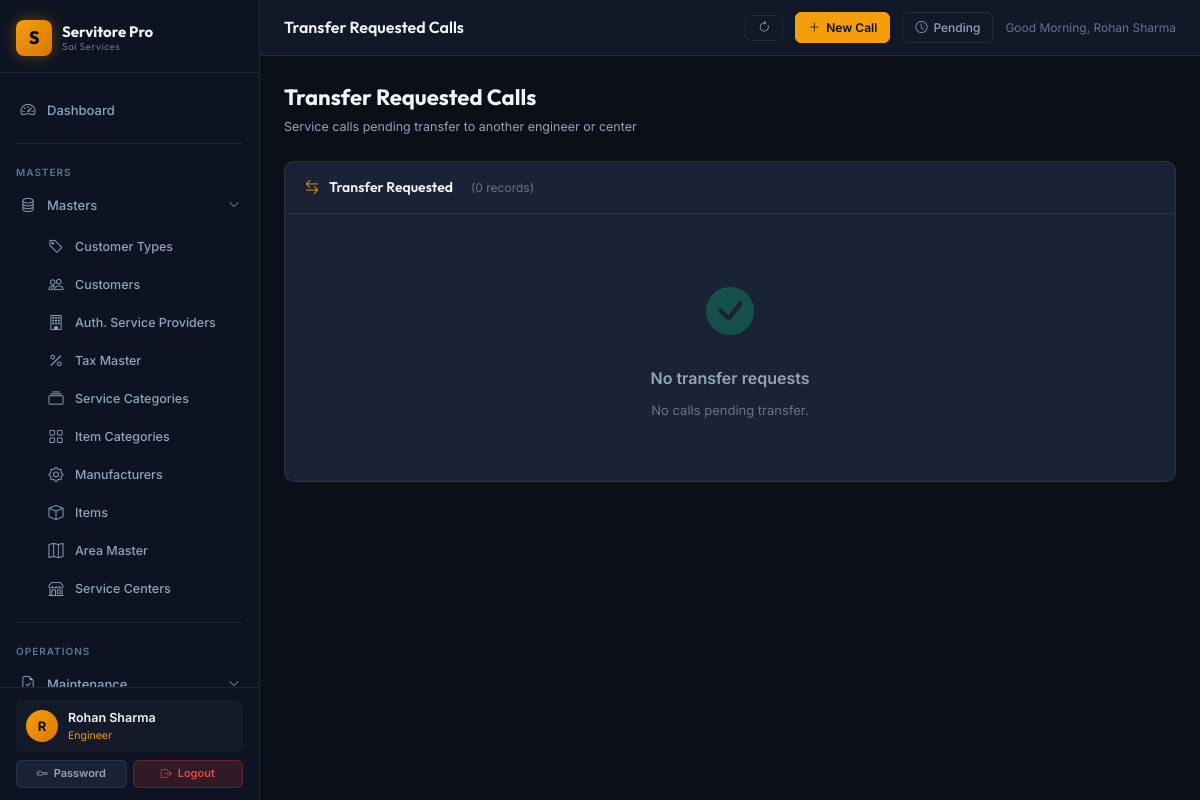
The page /service/transfer-requested (signed in) on the database its author committed.
### app/models/user.py (models this page shows, shortened)
class User(db.Model, UserMixin):
    __tablename__ = 'users'
    id = db.Column(db.Integer, primary_key=True)
    username = db.Column(db.String(64), unique=True, nullable=False, index=True)
    email = db.Column(db.String(120), unique=True, nullable=False)
    full_name = db.Column(db.String(120), nullable=False, default='')
    password_hash = db.Column(db.String(256), nullable=False)
    role = db.Column(db.String(20), nullable=False, default='Viewer')
    is_active = db.Column(db.Boolean, nullable=False, default=True)
    phone = db.Column(db.String(20), nullable=True)
    area_id = db.Column(db.Integer, db.ForeignKey('area_masters.id'), nullable=True)
    created_at = db.Column(db.DateTime, default=datetime.utcnow)
    last_login_at = db.Column(db.DateTime, nullable=True)
    area = db.relationship('AreaMaster', foreign_keys=[area_id], lazy='select')

### app/blueprints/service/routes.py (the view)
@service_bp.route('/transfer-requested')
@login_required
def transfer_requested():
    calls = ServiceCall.query.filter_by(status=STATUS_TRANSFER).order_by(ServiceCall.call_date).all()
    return render_template('service/transfer.html', calls=calls)

### app/templates/service/transfer.html (shortened to what this page needs)
{% extends 'layouts/base.html' %}
{% block topbar_title %}Transfer Requested Calls{% endblock %}
{% block content %}
<div class="page-header">
  <div>
    <div class="page-title">Transfer Requested Calls</div>
    <div class="page-subtitle">Service calls pending transfer to another engineer or center</div>
  </div>
</div>
<div class="card">
  <div class="card-header">
    <i class="bi bi-arrow-left-right text-accent"></i>
    <span class="card-header-title">Transfer Requested</span>
    <span style="margin-left:8px;font-size:12px;color:var(--text-muted);">({{ calls|length }} records)</span>
  </div>
  <div class="table-responsive">
    {% if calls %}
    <table class="data-table">
      <thead>
        <tr><th>Call No</th><th>Customer</th><th>Problem</th><th>Current Engineer</th><th>Date</th><th>Action</th></tr>
      </thead>
      <tbody>
        {% for call in calls %}
        <tr>
          <td><span class="fw-600 text-accent">{{ call.call_no }}</span></td>
          <td>{{ call.customer.name if call.customer else '—' }}</td>
          <td style="max-width:200px;overflow:hidden;text-overflow:ellipsis;white-space:nowrap;">{{ call.problem_description }}</td>
          <td>{{ call.engineer.full_name if call.engineer else '—' }}</td>
          <td style="color:var(--text-muted);font-size:12px;">{{ call.call_date.strftime('%d %b %Y') if call.call_date else '—' }}</td>
          <td><a href="{{ url_for('service.update_call', id=call.id) }}" class="btn btn-sm btn-secondary"><i class="bi bi-pencil-square"></i> Update</a></td>
        </tr>
        {% endfor %}
      </tbody>
    </table>
    {% else %}
    <div class="empty-state"><i class="bi bi-check-circle-fill" style="color:var(--status-closed);"></i><h3>No transfer requests</h3><p>No calls pending transfer.</p></div>
    {% endif %}
  </div>
</div>
{% endblock %}

### app/templates/layouts/base.html (shortened to what this page needs)
<!DOCTYPE html>
<html lang="en">
<head>
  <link rel="stylesheet" href="https://cdn.jsdelivr.net/npm/bootstrap-icons@1.11.3/font/bootstrap-icons.min.css">
  <link rel="stylesheet" href="{{ url_for('static', filename='css/main.css') }}">
</head>
<body>
<div class="app-shell">
  <aside class="sidebar" id="sidebar">
    <div class="sidebar-brand">
      <div class="brand-icon">S</div>
      <div class="brand-text">
        Servitore Pro
        <small>Sai Services</small>
      </div>
    </div>
    <nav style="flex:1; padding: 8px 0; overflow-y: auto;">
      <div class="nav-section">
        <a href="{{ url_for('dashboard.index') }}" class="nav-link {% if request.blueprint == 'dashboard' %}active{% endif %}">
          <i class="bi bi-speedometer2"></i> Dashboard
        </a>
      </div>
      <div class="divider" style="margin: 4px 16px;"></div>
      <div class="nav-section">
        <div class="nav-section-label">Masters</div>
        <div class="nav-item">
          <a class="nav-link" data-bs-toggle="collapse" href="#mastersMenu" role="button"
             aria-expanded="{% if request.blueprint == 'masters' %}true{% else %}false{% endif %}">
            <i class="bi bi-database"></i>
            <span>Masters</span>
            <i class="bi bi-chevron-down nav-arrow"></i>
          </a>
          <div class="collapse {% if request.blueprint == 'masters' %}show{% endif %}" id="mastersMenu">
            <ul class="nav-submenu">
              <li><a href="{{ url_for('masters.customer_types') }}" class="nav-link {% if request.path.startswith('/masters/customer-type') %}active{% endif %}"><i class="bi bi-tag"></i> Customer Types</a></li>
              <li><a href="{{ url_for('masters.customers') }}" class="nav-link {% if request.path.startswith('/masters/customer') and 'type' not in request.path %}active{% endif %}"><i class="bi bi-people"></i> Customers</a></li>
              <li><a href="{{ url_for('masters.asps') }}" class="nav-link {% if request.path.startswith('/masters/asp') %}active{% endif %}"><i class="bi bi-building"></i> Auth. Service Providers</a></li>
              <li><a href="{{ url_for('masters.taxes') }}" class="nav-link {% if request.path.startswith('/masters/tax') %}active{% endif %}"><i class="bi bi-percent"></i> Tax Master</a></li>
              <li><a href="{{ url_for('masters.service_categories') }}" class="nav-link {% if request.path.startswith('/masters/service-cat') %}active{% endif %}"><i class="bi bi-collection"></i> Service Categories</a></li>
              <li><a href="{{ url_for('masters.item_categories') }}" class="nav-link {% if request.path.startswith('/masters/item-cat') %}active{% endif %}"><i class="bi bi-grid"></i> Item Categories</a></li>
              <li><a href="{{ url_for('masters.manufacturers') }}" class="nav-link {% if request.path.startswith('/masters/manufacturer') %}active{% endif %}"><i class="bi bi-gear"></i> Manufacturers</a></li>
              <li><a href="{{ url_for('masters.items') }}" class="nav-link {% if request.path.startswith('/masters/item') and 'cat' not in request.path %}active{% endif %}"><i class="bi bi-box"></i> Items</a></li>
              <li><a href="{{ url_for('masters.areas') }}" class="nav-link {% if request.path.startswith('/masters/area') %}active{% endif %}"><i class="bi bi-map"></i> Area Master</a></li>
              <li><a href="{{ url_for('masters.service_centers') }}" class="nav-link {% if request.path.startswith('/masters/service-center') %}active{% endif %}"><i class="bi bi-shop"></i> Service Centers</a></li>
            </ul>
          </div>
        </div>
      </div>
      <div class="divider" style="margin: 4px 16px;"></div>
      <div class="nav-section">
        <div class="nav-section-label">Operations</div>
        <div class="nav-item">
          <a class="nav-link" data-bs-toggle="collapse" href="#maintenanceMenu" role="button"
             aria-expanded="{% if request.blueprint == 'maintenance' %}true{% else %}false{% endif %}">
            <i class="bi bi-file-earmark-check"></i>
            <span>Maintenance</span>
            <i class="bi bi-chevron-down nav-arrow"></i>
          </a>
        </div>
      </div>
    </nav>
    <div class="sidebar-footer">
      {% if current_user.is_authenticated %}
      <div class="sidebar-user">
        <div class="user-avatar">{{ (current_user.full_name or current_user.username)[0]|upper }}</div>
        <div class="user-info">
          <div class="user-name">{{ current_user.full_name or current_user.username }}</div>
          <div class="user-role">{{ current_user.role }}</div>
        </div>
      </div>
      <div style="display:flex; gap:6px; margin-top:8px;">
        <a href="{{ url_for('auth.change_password') }}" class="btn btn-secondary btn-sm" style="flex:1; justify-content:center; font-size:11px;"><i class="bi bi-key"></i> Password</a>
        <a href="{{ url_for('auth.logout') }}" class="btn btn-danger btn-sm" style="flex:1; justify-content:center; font-size:11px;"><i class="bi bi-box-arrow-right"></i> Logout</a>
      </div>
      {% endif %}
    </div>
  </aside>
  <div class="main-wrapper">
    <header class="topbar">
      <div>
        <div class="topbar-title font-outfit">{% block topbar_title %}Servitore Pro{% endblock %}</div>
      </div>
      <div class="topbar-actions">
        <button onclick="window.location.reload();" class="topbar-btn" title="Refresh Page">
          <i class="bi bi-arrow-clockwise"></i>
        </button>
        <a href="{{ url_for('service.register') }}" class="topbar-btn primary" title="Service Call Register (F3)">
          <i class="bi bi-plus-lg"></i> New Call
        </a>
        <a href="{{ url_for('service.pending_calls') }}" class="topbar-btn" title="Pending Calls (Ctrl+P)">
          <i class="bi bi-clock"></i>
          <span class="d-none d-sm-inline">Pending</span>
        </a>
        {% if current_user.is_authenticated %}
        <span style="font-size:12px; color:var(--text-muted);" id="header-greeting" data-name="{{ current_user.full_name or current_user.username }}"></span>
        {% endif %}
      </div>
    </header>
    <main class="content-area">
      {% block content %}{% endblock %}
    </main>
  </div>
</div>
</body>
</html>

### rows shown on the page
User: full_name "R", full_name "Rohan Sharma", role "Engineer"

### other values the page prints
{{ calls|length }} "0"
